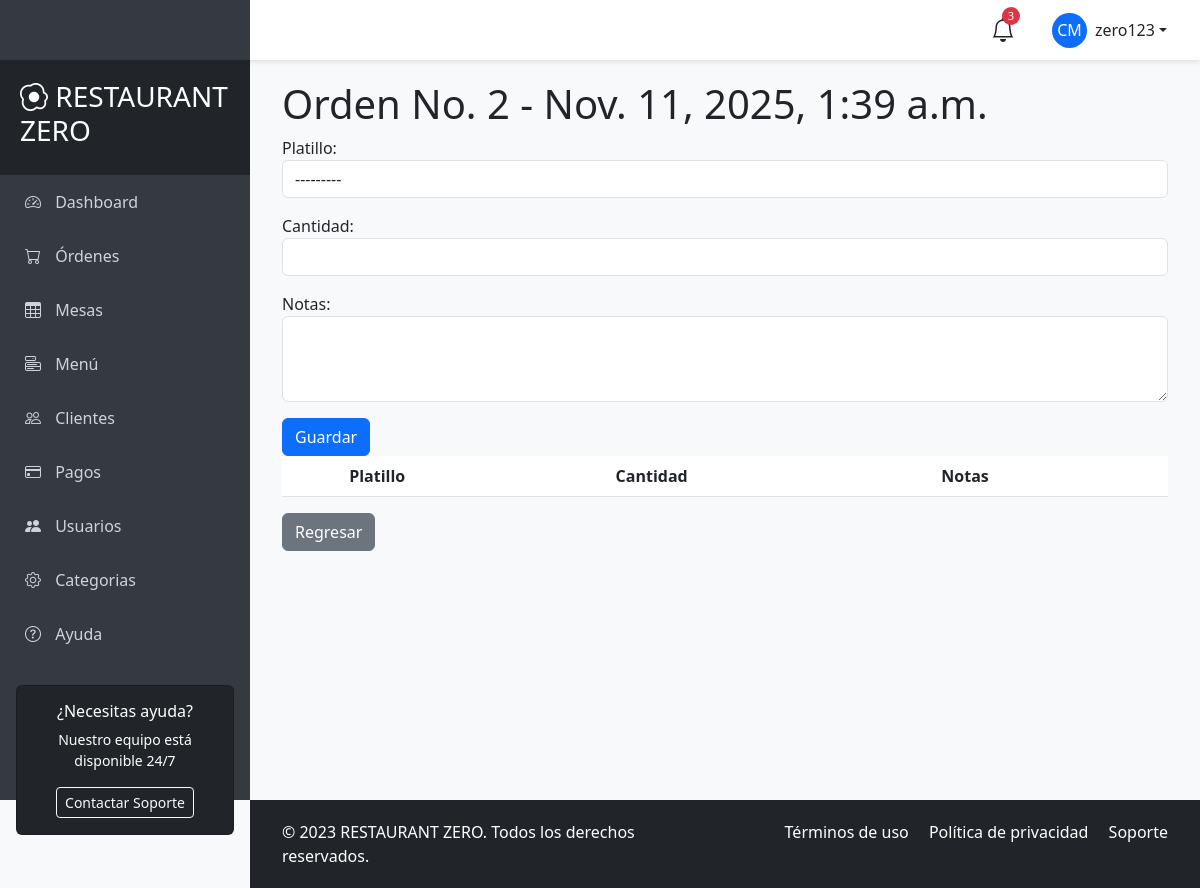
Before: /ordenes/ordenes/2/detalles/ (signed in) with the older database file.
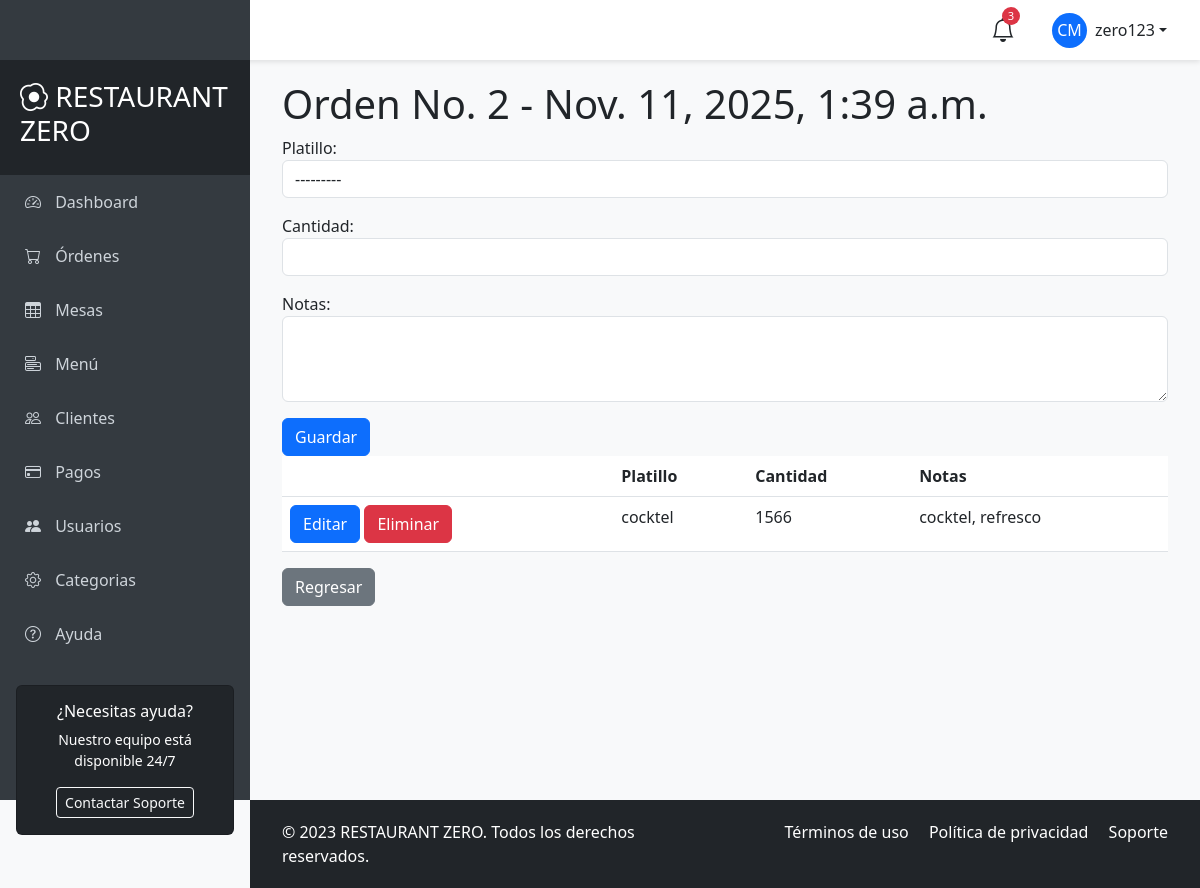
After: the same page with the newer database file.
### apps/ordenes/models.py (models this page shows, shortened)
class OrdenDetalle(models.Model):
    orden = models.ForeignKey(Orden, on_delete=models.CASCADE, related_name='detalles')
    platillo = models.ForeignKey(Platillo, on_delete=models.CASCADE, related_name='detalles')
    cantidad = models.IntegerField()
    notas = models.TextField(blank=True, null=True)
    precio_unitario = models.DecimalField(max_digits=10, decimal_places=2)

### apps/platillos/models.py (models this page shows)
class Platillo(models.Model):
    nombre = models.CharField(max_length=200)
    descripcion = models.TextField()
    precio = models.DecimalField(max_digits=10, decimal_places=2)
    categoria = models.ForeignKey(Categoria, on_delete=models.CASCADE, related_name='platillos')
    def __str__(self):
        return self.nombre

### apps/ordenes/views.py (the view, shortened to what this page needs)
# urls.py: path('ordenes/<int:orden_id>/detalles/', views.OrdenDetalleView.as_view(), name='ordenes_detalle_list'),
class OrdenDetalleView(LoginRequiredMixin, ListView):
    model = OrdenDetalle
    template_name = 'ordenes/orden_detalle_list.html'
    context_object_name = 'orden_detalles'
    def get_context_data(self, **kwargs):
        context = super().get_context_data(**kwargs)
        context['orden'] = Orden.objects.get(id=self.kwargs.get('orden_id'))
        context['form'] = OrdenDetalleForm(initial={'orden_id': self.kwargs.get('orden_id')})
        return context
    def get_queryset(self):
        orden_id = self.kwargs.get('orden_id')
        return OrdenDetalle.objects.filter(orden__id=orden_id)

### apps/ordenes/forms.py
class OrdenDetalleForm(forms.Form):
    platillo = forms.ModelChoiceField(queryset=Platillo.objects.all(), widget=forms.Select(attrs={'class': 'form-control'}))
    cantidad = forms.IntegerField(widget=forms.NumberInput(attrs={'class': 'form-control'}))
    notas = forms.CharField(widget=forms.Textarea(attrs={'class': 'form-control', 'rows': 3}), required=False)
    orden_id = forms.IntegerField(widget=forms.HiddenInput())

### templates/ordenes/orden_detalle_list.html (shortened to what this page needs)
{% extends 'main/base_user.html' %}
{% block content %}
<h1>Orden No. {{ orden.id }} - {{ orden.fecha_hora }}</h1>
<form action="{% url 'ordenes:ordenes_detalle_list' orden.id %}" method="post">
    {{ form.as_p }}
    <button type="submit" class="btn btn-primary">Guardar</button>
</form>
<table class="table">
    <thead>
        <tr>
            <th></th>
            <th>Platillo</th>
            <th>Cantidad</th>
            <th>Notas</th>
        </tr>
    </thead>
    <tbody>
        {% for detalle in orden_detalles %}
        <tr>
            <td>
                <a class="btn btn-primary" href="{% url 'ordenes:ordenes_detalle_update' detalle.id %}">Editar</a>
                <a class="btn btn-danger" href="{% url 'ordenes:ordenes_detalle_delete' detalle.id %}">Eliminar</a>
            </td>
            <td>{{detalle.platillo.nombre}}</td>
            <td>{{detalle.cantidad}}</td>
            <td>{{detalle.notas}}</td>
        </tr>
        {% endfor %}
    </tbody>
</table>
<a href="{% url 'ordenes:ordenes_list' %}" class="btn btn-secondary">Regresar</a>
{% endblock %}

Changed rows visible on the page:
added OrdenDetalle: platillo.nombre "cocktel", cantidad "1566", notas "cocktel, refresco"
